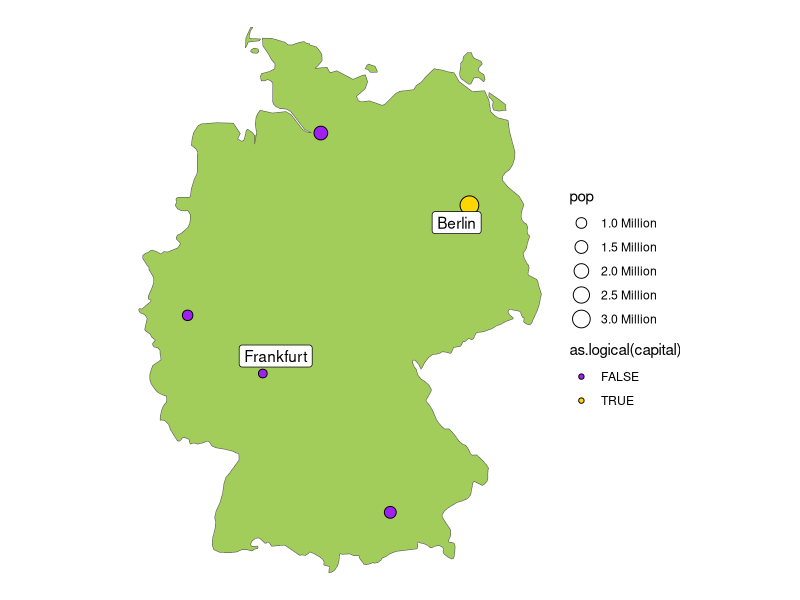

Here is the R script that generated this plot:
library(tidyverse)
library(sf)
library(maps)
library(rnaturalearthdata)
library(ggrepel)

germany_sf <- countries50 %>% 
  st_as_sf() %>% 
  filter(name == "Germany")

germany_cities <- world.cities %>% 
  filter(country.etc == "Germany") %>% 
  slice_max(pop, n = 5) %>% 
  st_as_sf(coords = c("long", "lat"),
           crs = 4326)

germany_cities_df <- germany_cities %>% 
  st_drop_geometry() %>% 
  bind_cols(st_coordinates(germany_cities)) %>% 
  slice(c(1, n()))

ggplot() +
  geom_sf(data = germany_sf,
          fill = "darkolivegreen3") +
  geom_sf(data = germany_cities,
          aes(size = pop,
              fill = as.logical(capital)),
          shape = 21) +
  geom_label_repel(data = germany_cities_df,
                   aes(x = X,
                       y = Y,
                       label = name)) +
  scale_size_area(labels = scales::number_format(scale = 1E-6,
                                                 suffix = " Million")) +
  scale_fill_manual(values = c("TRUE" = "gold",
                               "FALSE" = "purple")) +
  theme_void()
